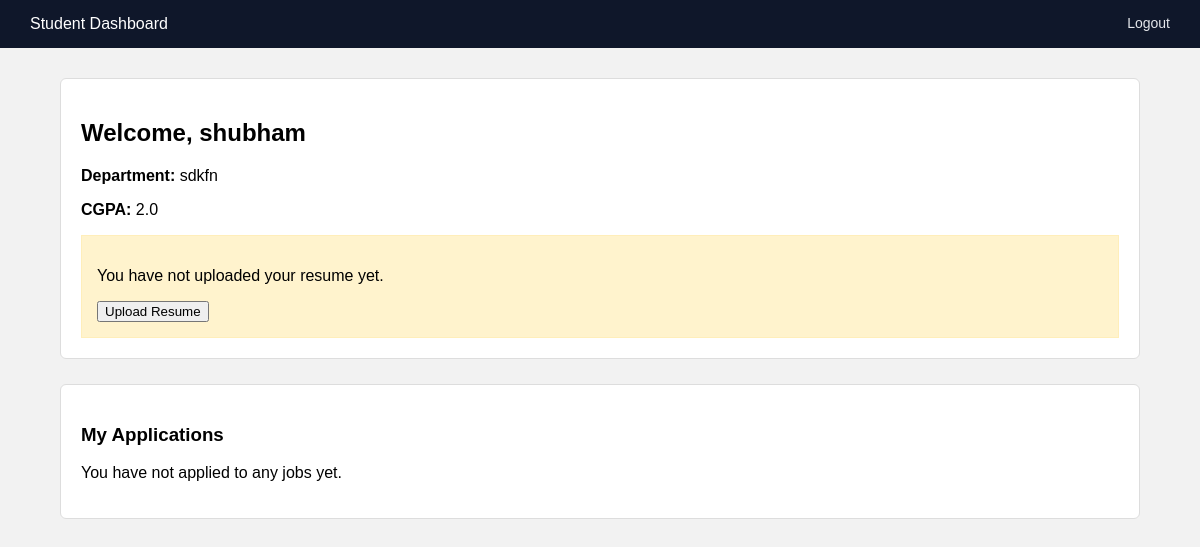
The page /student/dashboard (signed in) on the database its author committed.
### app.py (models this page shows)
class User(db.Model):
    __tablename__ = "users"
    id = db.Column(db.Integer, primary_key=True)
    name = db.Column(db.String(100), nullable=False)
    email = db.Column(db.String(120), unique=True, nullable=False)
    password = db.Column(db.String(200), nullable=False)
    role = db.Column(db.String(20), nullable=False)
    is_approved = db.Column(db.Boolean, default=False)
    created_at = db.Column(db.DateTime, default=datetime.utcnow)
    student_profile = db.relationship(
        "StudentProfile", back_populates="user",
    )
    company_profile = db.relationship(
        "CompanyProfile", back_populates="user",
    )

class StudentProfile(db.Model):
    __tablename__ = "student_profiles"
    id = db.Column(db.Integer, primary_key=True)
    user_id = db.Column(db.Integer, db.ForeignKey("users.id"), nullable=False)
    department = db.Column(db.String(100))
    cgpa = db.Column(db.Float)
    resume = db.Column(db.String(200))
    user = db.relationship("User", back_populates="student_profile")
    applications = db.relationship("Application", back_populates="student")

### app.py (the view)
@app.route("/student/dashboard")
def student_dashboard():
    if "user_id" not in session:
        return redirect("/login")
    user = User.query.get(session["user_id"])
    if not user or user.role != "student":
        return redirect("/login")
    student = StudentProfile.query.filter_by(
        user_id=user.id
    ).first()
    if not student:
        return redirect("/student/complete-profile")
    applications = Application.query.filter_by(
        student_id=student.id
    ).all()
    applied_job_ids = [app.job_id for app in applications]
    jobs = Job.query.filter_by(
        is_approved=True,
        is_closed=False
    ).all()
    return render_template(
        "student_dashboard.html",
        student=student,
        applications=applications,
        jobs=jobs,
        applied_job_ids=applied_job_ids
    )

### templates/student_dashboard.html (shortened to what this page needs)
<!DOCTYPE html>
<html>
<head>
</head>
<body>
<div class="navbar">
    Student Dashboard
    <a href="/logout">Logout</a>
</div>
<div class="container">
<div class="card">
    <h2>Welcome, {{ student.user.name }}</h2>
    <p><b>Department:</b> {{ student.department }}</p>
    <p><b>CGPA:</b> {{ student.cgpa }}</p>
    {% if student.resume %}
        <p>
            <b>Resume:</b>
            <a href="/{{ student.resume }}" target="_blank">View Resume</a>
        </p>
    {% else %}
        <div class="warning">
            <p>You have not uploaded your resume yet.</p>
            <a href="/student/upload-resume">
                <button>Upload Resume</button>
            </a>
        </div>
    {% endif %}
</div>
<div class="card">
    <h3>My Applications</h3>
    {% if applications %}
    <table>
        <tr>
            <th>Company</th>
            <th>Job Title</th>
            <th>Skills</th>
            <th>Status</th>
        </tr>
        {% for app in applications %}
        <tr>
            <td>{{ app.job.company.company_name }}</td>
            <td>{{ app.job.title }}</td>
            <td>{{ app.job.skills }}</td>
            <td>
                {% if app.status == "Applied" %}
                    <span class="status-applied">Applied</span>
                {% elif app.status == "Shortlisted" %}
                    <span class="status-shortlisted">Shortlisted</span>
                {% elif app.status == "Selected" %}
                    <span class="status-selected">Selected 🎉</span>
                {% elif app.status == "Rejected" %}
                    <span class="status-rejected">Rejected</span>
                {% endif %}
            </td>
        </tr>
        {% endfor %}
    </table>
    {% else %}
        <p>You have not applied to any jobs yet.</p>
    {% endif %}
</div>
</div>
</body>
</html>

### templates/student_dashboard.html (style rules this page uses)
body { font-family: Arial, Helvetica, sans-serif; background: #f2f2f2; margin: 0; }
.navbar { background: #0f172a; color: white; padding: 15px 30px; }
.navbar a { color: #e5e7eb; text-decoration: none; float: right; margin-left: 20px; font-size: 14px; }
.container { width: 90%; margin: 30px auto; }
.card { background: white; padding: 20px; margin-bottom: 25px; border-radius: 6px; border: 1px solid #ddd; }
.warning { background: #fff3cd; border: 1px solid #ffeeba; padding: 15px; }

### rows shown on the page
User: user.name "shubham"
StudentProfile: department "sdkfn", cgpa "2.0"
